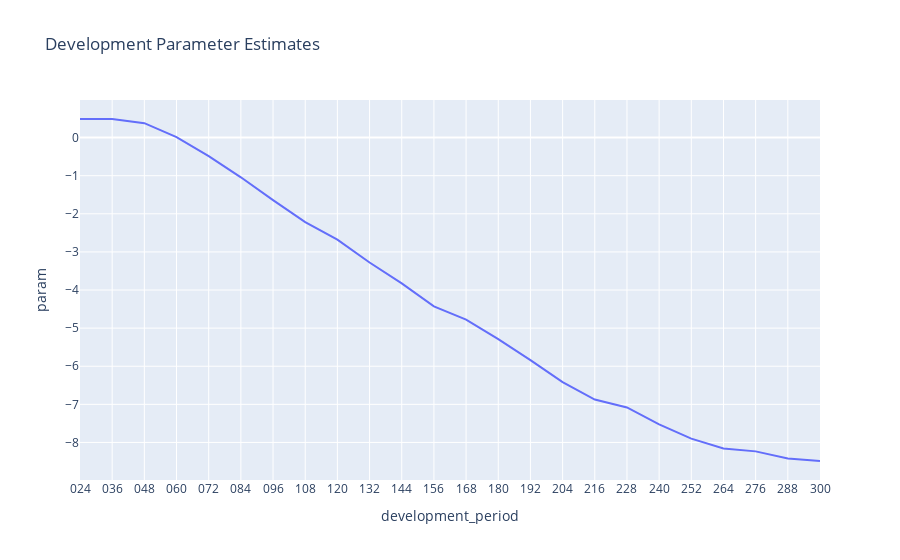

Notebook source saved alongside this figure:
### Code cell
plot_model_params(model=rky.icrfs, param_type='development', less_than=300, trend=True)

### Figure 1 — Plotly figure (JSON) as saved in the notebook; plotly's stock layout.template omitted (floating-point values rounded to 4 significant figures)
{"data": [{"hovertemplate": "development_period=%{x}<br>param=%{y}<extra></extra>", "legendgroup": "", "line": {"color": "#636efa", "dash": "solid"}, "marker": {"symbol": "circle"}, "mode": "lines", "name": "", "orientation": "v", "showlegend": false, "type": "scatter", "x": ["024", "036", "048", "060", "072", "084", "096", "108", "120", "132", "144", "156", "168", "180", "192", "204", "216", "228", "240", "252", "264", "276", "288", "300"], "xaxis": "x", "y": [0.4881, 0.4881, 0.3786, 0.01293, -0.4867, -1.042, -1.642, -2.219, -2.677, -3.277, -3.824, -4.43, -4.775, -5.287, -5.838, -6.416, -6.875, -7.081, -7.528, -7.899, -8.156, -8.234, -8.424, -8.487], "yaxis": "y"}], "layout": {"legend": {"tracegroupgap": 0}, "title": {"text": "Development Parameter Estimates"}, "xaxis": {"anchor": "y", "domain": [0, 1], "title": {"text": "development_period"}}, "yaxis": {"anchor": "x", "domain": [0, 1], "title": {"text": "param"}}}}
